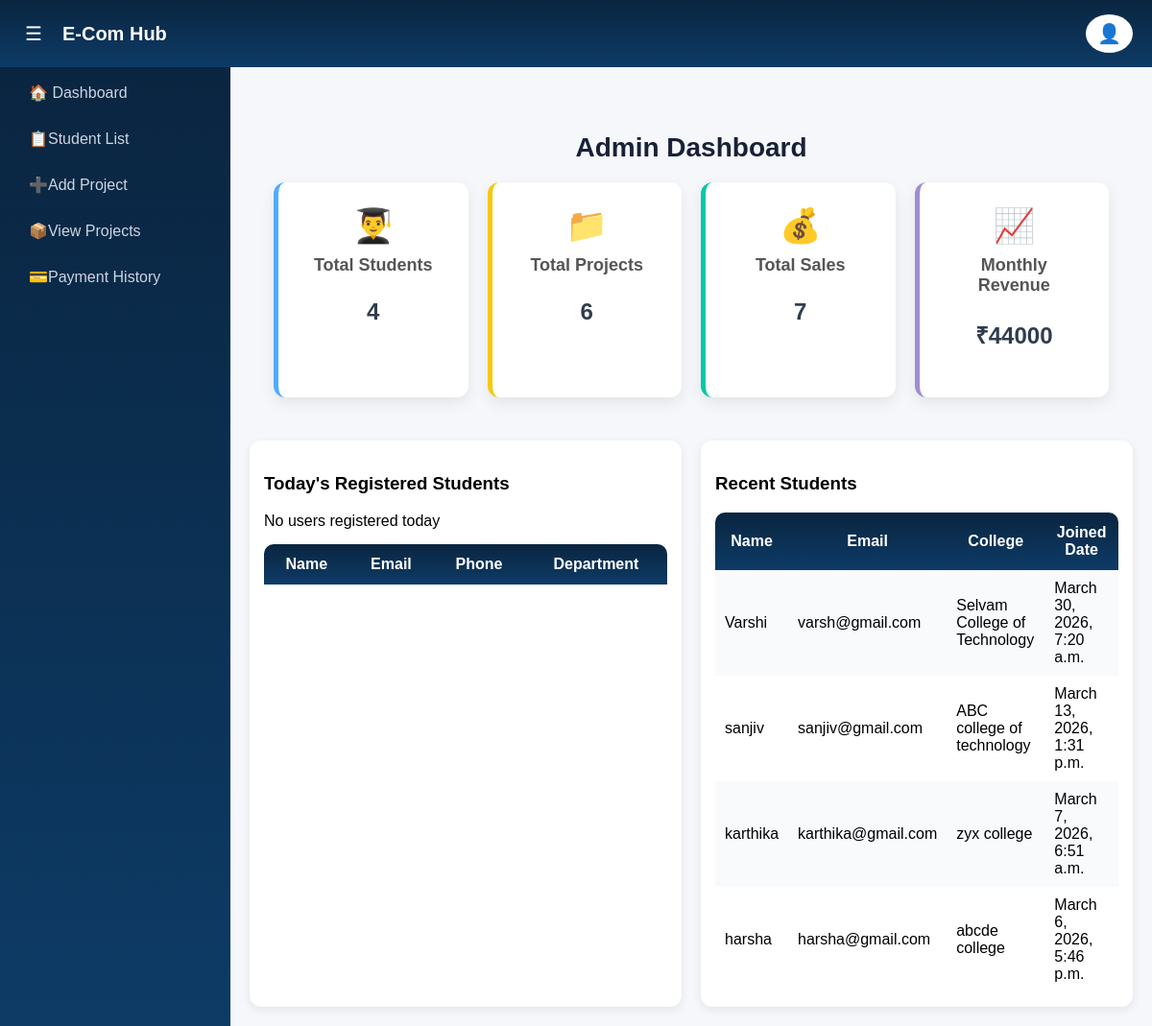
The page /admin-dashboard/ (signed in) on the database its author committed.
### ecom_app/models.py (models this page shows, shortened)
class CustomUser(AbstractUser):
    ROLE_CHOICES = (
        ('ADMIN', 'Admin'),
        ('STUDENT', 'Student'),
    )
    role = models.CharField(max_length=10, choices=ROLE_CHOICES, default='STUDENT')
    phone_number = models.CharField(max_length=15, null=True, blank=True)
    college_name = models.CharField(max_length=255, null=True, blank=True)
    department = models.CharField(max_length=255, null=True, blank=True)
    year_of_study = models.CharField(max_length=50, null=True, blank=True)
    address = models.TextField(max_length=255, null=True, blank=True)
    city = models.CharField(max_length=100, null=True, blank=True)
    state = models.CharField(max_length=100, null=True, blank=True)
    pincode = models.CharField(max_length=10, null=True, blank=True)
    is_student_registered = models.BooleanField(default=False)
    is_student_registered = models.BooleanField(default=False)

### ecom_app/views.py (the view)
# urls.py: path('admin-dashboard/', views.admin_dashboard, name='admin_dashboard'),
@login_required
def admin_dashboard(request):
    total_students = CustomUser.objects.filter(is_superuser=False).count()
    total_projects = Project.objects.count()
    total_sales = Payment.objects.count()
    monthly_revenue = Payment.objects.aggregate(total=Sum('amount'))['total'] or 0
    today = now().date()
    today_students = CustomUser.objects.filter(
        is_superuser=False,
        date_joined__date=today  # Make sure your CustomUser has 'date_joined' field
    )
    recent_students = CustomUser.objects.filter(
        is_superuser=False
    ).order_by('-date_joined')[:5]
    context = {
        'total_students': total_students,
        'total_projects': total_projects,
        'total_sales': total_sales,
        'monthly_revenue': monthly_revenue,
        'today_students': today_students,
        'recent_students': recent_students,
    }
    return render(request, 'store/admin_dashboard.html', context)

### ecom_app/templates/store/admin_dashboard.html (shortened to what this page needs)
{% extends 'store/admin_base.html' %}
{% block content %}
<head>
</head>
<div class="main">
    <h2 style="font-size:28px; color:#182137; text-align:center; margin-bottom:20px; font-weight:bold;">
        Admin Dashboard
    </h2>
    <div class="analytics-cards">
        <div class="card blue">
            <div class="icon">👨‍🎓</div>
            <h3>Total Students</h3>
            <p>{{ total_students }}</p>
        </div>
        <div class="card yellow">
            <div class="icon">📁</div>
            <h3>Total Projects</h3>
            <p>{{ total_projects }}</p>
        </div>
        <div class="card green">
            <div class="icon">💰</div>
            <h3>Total Sales</h3>
            <p>{{ total_sales }}</p>
        </div>
        <div class="card purple">
            <div class="icon">📈</div>
            <h3>Monthly Revenue</h3>
            <p>₹{{ monthly_revenue }}</p>
        </div>
    </div>
</div>
<div class="tables-row">
    <div class="table-box">
        <h3>Today's Registered Students</h3>
    <table>
            <tr>
                <th>Name</th>
                <th>Email</th>
                <th>Phone</th>
                <th>Department</th>
            </tr>
        <tbody>
            {% for student in today_students %}
            <tr>
                <td>{{ student.username }}</td>
                <td>{{ student.email }}</td>
                <td>{{ student.phone_number }}</td>
                <td>{{ student.department }}</td>
            </tr>
            {% empty %}
            <tr>
                <td colspan="4" ></td>
            </tr>
            {% endfor %}
        </tbody>
    </table>
</div>
<div class="table-box">
    <h3>Recent Students</h3>
    <table>
            <tr>
                <th>Name</th>
                <th>Email</th>
                <th>College</th>
                <th>Joined Date</th>
            </tr>
            {% for student in recent_students %}
            <tr>
                <td>{{ student.username }}</td>
                <td>{{ student.email }}</td>
                <td>{{ student.college_name }}</td>
                <td>{{ student.date_joined }}</td>
            </tr>
            {% empty %}
            <tr>
                <td colspan="4" style="text-align:center; padding:15px;">No recent users</td>
            </tr>
            {% endfor %}
    </table>
</div>
{% endblock %}

### ecom_app/templates/store/admin_base.html (style rules this page uses)
body { margin: 0; font-family: Arial, Helvetica, sans-serif; background: #f1f5f9; }
.card { background: white; padding: 20px; border-radius: 12px; text-align: center; box-shadow: 0 4px 12px rgba(0,0,0,0.08); transition: 0.3s; }
table { width: 100%; border-collapse: collapse; background: white; border-radius: 10px; overflow: hidden; margin-top: 15px; }
th { background: #0f172a; color: white; padding: 12px; }
td { padding: 10px; }
tr:nth-child(even) { background: #f8fafc; }

### ecom_app/templates/store/admin_dashboard.html (style rules this page uses)
body { background: #f5f7fb; }
.main { flex: 1; padding: 25px; }
.card { padding: 20px; border-radius: 15px; color: #333; background: white; box-shadow: 0 5px 20px rgba(0,0,0,0.08); transition: 0.3s; }
.blue { border-left: 5px solid #4facfe; }
.yellow { border-left: 5px solid #f6c90e; }
.green { border-left: 5px solid #00c9a7; }
.purple { border-left: 5px solid #a18cd1; }
.analytics-cards { display: grid; grid-template-columns: repeat(4, 1fr); gap: 20px; margin-top: 20px; }
.card { background: white; padding: 25px; border-radius: 10px; box-shadow: 0 4px 10px rgba(0, 0, 0, 0.1); text-align: center; }
.card h3 { font-size: 18px; color: #555; margin-bottom: 10px; }
.card p { font-size: 28px; font-weight: bold; color: #152437e2; }
table { width: 100%; border-collapse: collapse; background: white; border-radius: 10px; overflow: hidden; }
th { background: linear-gradient(180deg, #0a2540, #0d3b66); color: white; padding: 12px; }
td { padding: 10px; }
.card { background: white; padding: 25px; border-radius: 12px; text-align: center; box-shadow: 0 6px 15px rgba(0, 0, 0, 0.08); transition: 0.3s; }
.card .icon { font-size: 35px; margin-bottom: 10px; }
.card h3 { margin: 10px 0; font-size: 18px; }
.card p { font-size: 24px; font-weight: bold; }
.tables-row { display: grid; grid-template-columns: 1fr 1fr; gap: 20px; margin-top: 20px; }
.table-box { background: white; padding: 15px; border-radius: 12px; box-shadow: 0 3px 10px rgba(0,0,0,0.08); }

### rows shown on the page
CustomUser: username "Varshi", email "varsh@gmail.com", college_name "Selvam College of Technology", date_joined "March 30, 2026, 7:20 a.m."
CustomUser: username "sanjiv", email "sanjiv@gmail.com", college_name "ABC college of technology", date_joined "March 13, 2026, 1:31 p.m."
CustomUser: username "karthika", email "karthika@gmail.com", college_name "zyx college", date_joined "March 7, 2026, 6:51 a.m."
CustomUser: username "harsha", email "harsha@gmail.com", college_name "abcde college", date_joined "March 6, 2026, 5:46 p.m."

### other values the page prints
{{ total_students }} "4"
{{ total_projects }} "6"
{{ total_sales }} "7"
{{ monthly_revenue }} "44000"
